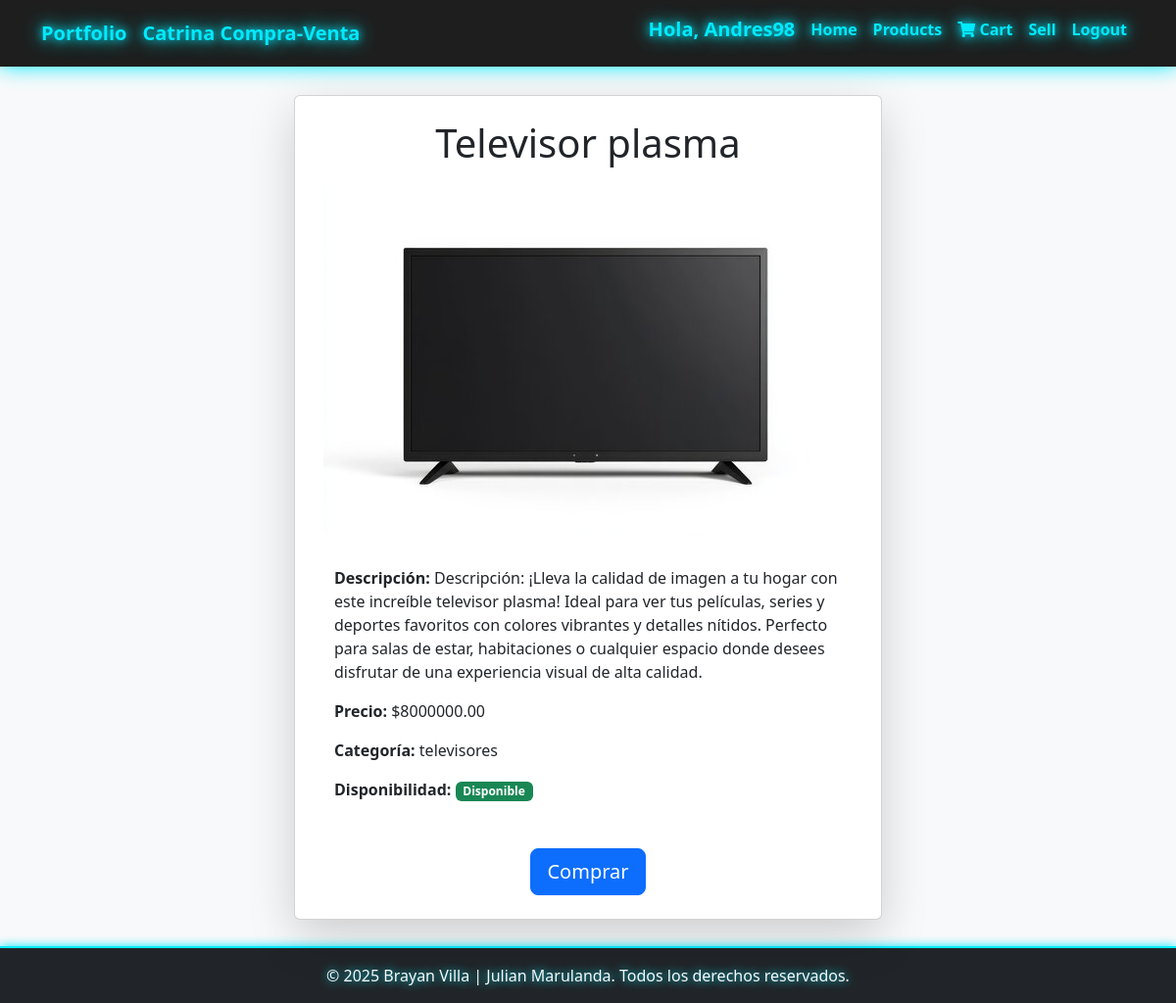
The app's page /catrina/buy_product/2 (signed in) with its own data.
### productos/models.py (models this page shows, shortened)
class Product(models.Model):
    name = models.CharField(max_length=255)
    description = models.TextField()
    price = models.DecimalField(max_digits=10, decimal_places=2)
    date = models.DateTimeField(auto_now_add=True)
    is_available = models.BooleanField(default=True)
    category = models.CharField(max_length=50, choices=CATEGORY_CHOICES, default='Electronica')
    image = models.ImageField(
        upload_to='products/',
        blank=True,  # Permite dejarlo vacío en la base de datos
        null=True,   # Permite valores nulos en la base de datos
        validators=[FileExtensionValidator(allowed_extensions=['jpg', 'jpeg', 'png', 'gif', 'bmp', 'webp'])])

### productos/views.py (the view)
# urls.py: path('buy_product/<int:product_id>', views.buy_product, name='buy_product'),
@login_required
def buy_product(request, product_id):
    product = get_object_or_404(Product, pk=product_id)
    context = {'product': product}
    return render(request, 'productos/buy_product.html', context)

### productos/templates/productos/buy_product.html
{% extends "productos/product_base.html" %}
{% block content %}
  <main class="container d-flex justify-content-center align-items-center vh-100" style="min-height: 80vh; margin-top: 50px; margin-button: 10px;">
    <div class="card shadow-lg p-4" style="max-width: 600px; width: 100%;">
      <div class="text-center">
        <h1 class="mb-3">{{ product.name }}</h1>
      </div>
      {% if product.image %}
        <div class="text-center mb-3">
          <img src="{{ product.image.url }}" alt="{{ product.name }}" class="img-fluid rounded" style="max-width: 100%; height: auto;" />
        </div>
      {% else %}
        <p class="text-center text-muted">
          <em>No hay imagen disponible</em>
        </p>
      {% endif %}
      <div class="card-body">
        <p>
          <strong>Descripción:</strong> {{ product.description }}
        </p>
        <p>
          <strong>Precio:</strong> ${{ product.price }}
        </p>
        <p>
          <strong>Categoría:</strong> {{ product.category }}
        </p>
        <p>
          <strong>Disponibilidad:</strong>
          {% if product.is_available %}
            <span class="badge bg-success">Disponible</span>
          {% else %}
            <span class="badge bg-danger">No disponible</span>
          {% endif %}
        </p>
      </div>
      <div class="text-center mt-3">
        {% if product.is_available %}
          <a href="{% url 'products:order_product' product.id %}" class="btn btn-primary btn-lg">Comprar</a>
        {% else %}
          <button class="btn btn-secondary btn-lg" disabled>Compra no disponible</button>
          <p class="text-danger mt-2">
            <strong>Este producto no está disponible para la compra.</strong>
          </p>
        {% endif %}
      </div>
    </div>
  </main>
{% endblock %}

### productos/templates/productos/product_base.html (shortened to what this page needs)
{% load static %}
<!DOCTYPE html>
<html lang="en">
  <head>
    <link rel="stylesheet" href="https://cdn.jsdelivr.net/npm/bootstrap@5.3.3/dist/css/bootstrap.min.css" />
    <link rel="stylesheet" href="{% static 'productos/css/main.css' %}" />
    <link href="https://cdnjs.cloudflare.com/ajax/libs/font-awesome/5.15.4/css/all.min.css" rel="stylesheet">
  </head>
  <body>
    <nav class="navbar navbar-expand-lg navbar-dark custom-navbar">
      <div class="container">
        <a class="navbar-brand neon-text" href="{% url 'portfolio' %}">Portfolio</a>
        <a class="navbar-brand neon-text" href="{% url 'products:home'%}">Catrina Compra-Venta</a>
        <div class="collapse navbar-collapse" id="navbarNav">
          <ul class="navbar-nav ms-auto mb-2 mb-lg-0">
            <li class="nav-item">
              <h5><a class="nav-link neon-text">Hola, {{ user.username }}</a></h5>
            </li>
            <li class="nav-item">
              <a href="{% url 'products:home' %}" class="nav-link neon-text">Home</a>
            </li>
            <li class="nav-item">
              <a href="{% url 'products:products' %}" class="nav-link neon-text">Products</a>
            </li>
            {% if user.is_authenticated and not user.is_staff %}
              <li class="nav-item">
                <a href="{% url 'products:total_orders'%}" class="nav-link neon-text"><i class="fas fa-shopping-cart"></i> Cart</a>
              </li>
            {% endif %}
            <li class="nav-item">
              <a class="nav-link neon-text" href="{% url 'products:sell' %}">Sell</a>
            </li>
            <li class="nav-item">
              <a href="{% url 'products:signout' %}" class="nav-link neon-text">Logout</a>
            </li>
          </ul>
        </div>
      </div>
    </nav>
    {% block content %}
    {% endblock %}
    <footer class="bg-dark text-light text-center py-3 mt-5">
      <div class="container">
        <p class="mb-0">&copy; 2025 Brayan Villa | Julian Marulanda. Todos los derechos reservados.</p>
      </div>
    </footer>
  </body>
</html>

### productos/static/productos/css/main.css (style rules this page uses)
.custom-navbar { background: rgba(18, 18, 18, 0.95); box-shadow: 0 0 20px #00eaff; padding: 10px 20px; }
.neon-text { color: #00eaff !important; text-shadow: 0 0 10px #00eaff, 0 0 20px #00eaff; font-weight: bold; transition: 0.3s ease-in-out; }
.navbar-nav .nav-link { transition: all 0.3s ease-in-out; }
footer { background: #0d1117; color: #00eaff; text-shadow: 0 0 10px #00eaff; box-shadow: 0 0 10px #00eaff; border-top: 2px solid #00eaff; }
body { background: #f8f9fa; }

### records on screen
Product: name "Televisor plasma", image (picture), description "Descripción: ¡Lleva la calidad de imagen a tu hogar con este increíble televisor plasma! Ideal para ver tus películas, series y deportes favoritos con colores vibrantes y detalles nítidos. Perfecto para salas de estar, habitaciones o cualquier espacio donde desees disfrutar de una experiencia visual de alta calidad.", price "8000000.00", category "televisores"

### other values on screen
{{ user.username }} "Andres98"
